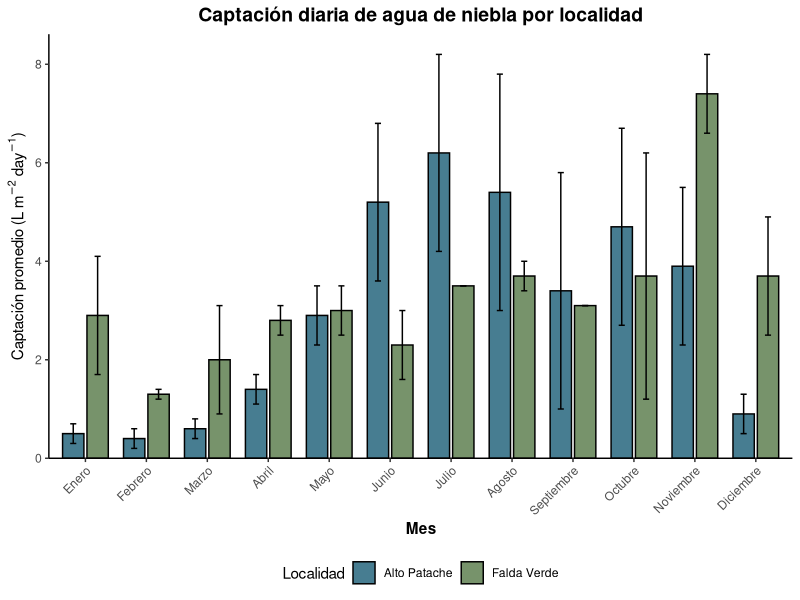
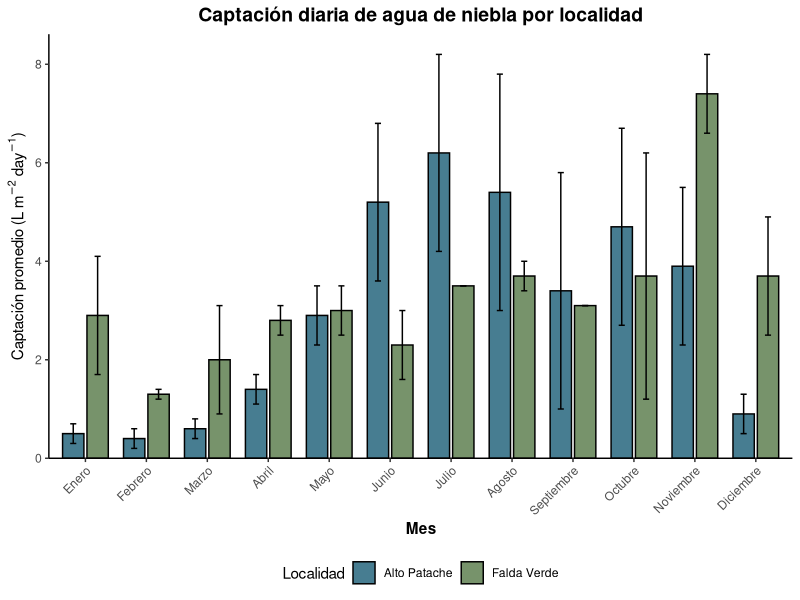
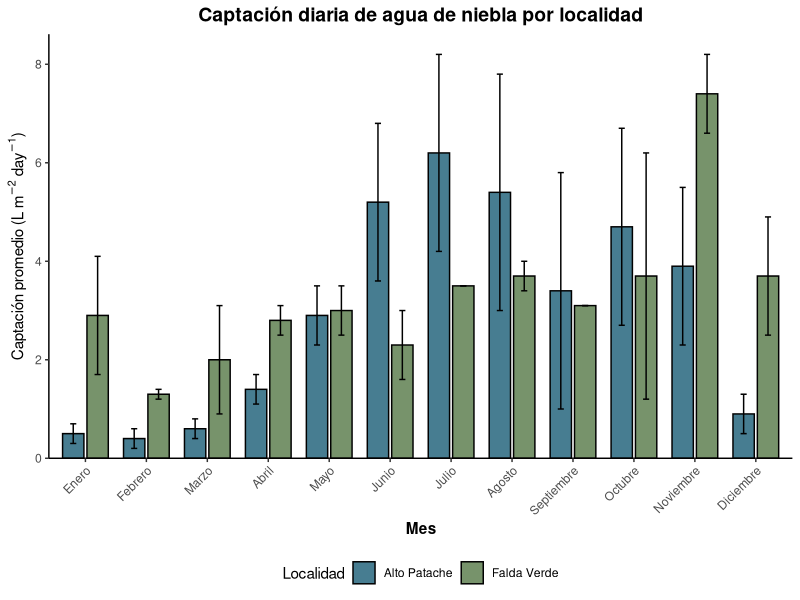

Recreate these plots in R, in order.
library(readxl)
library(tidyverse)

niebla <- read_excel(
  "data/data-bibliografia/data-bibliografia-niebla.xlsx"
)

names(niebla) <- c(
  "mes",
  "alto_patache",
  "error_alto_patache",
  "falda_verde",
  "error_falda_verde"
)

niebla$mes <- factor(
  niebla$mes,
  levels = c(
    "Enero", "Febrero", "Marzo", "Abril",
    "Mayo", "Junio", "Julio", "Agosto",
    "Septiembre", "Octubre", "Noviembre", "Diciembre"
  )
)


niebla_largo <- bind_rows(
  niebla %>%
    transmute(
      mes,
      localidad = "Alto Patache",
      promedio = alto_patache,
      error = error_alto_patache
    ),

  niebla %>%
    transmute(
      mes,
      localidad = "Falda Verde",
      promedio = falda_verde,
      error = error_falda_verde
    )
)


View(niebla_largo)


grafico_niebla_comparativo <- ggplot(
  niebla_largo,
  aes(x = mes, y = promedio, fill = localidad)
) +
  geom_col(
    position = position_dodge(width = 0.8),
    color = "black",
    width = 0.7
  ) +
  geom_errorbar(
    aes(
      ymin = pmax(0, promedio - error),
      ymax = promedio + error
    ),
    position = position_dodge(width = 0.8),
    width = 0.2
  ) +
  scale_fill_manual(
    values = c(
      "Alto Patache" = "#477D91",
      "Falda Verde" = "#77936B"
    )
  ) +
  scale_y_continuous(
    breaks = seq(0, 10, 2),
    expand = expansion(mult = c(0, 0.05))
  ) +
  labs(
    title = "Captación diaria de agua de niebla por localidad",
    x = "Mes",
    y = expression("Captación promedio (L " * m^{-2} * " " * day^{-1} * ")"),
    fill = "Localidad"
  ) +
  theme_classic() +
  theme(
    axis.text.x = element_text(angle = 45, hjust = 1),
    axis.title = element_text(face = "bold"),
    plot.title = element_text(
      face = "bold",
      size = 14,
      hjust = 0.5
    ),
    legend.position = "bottom"
  )

grafico_niebla_comparativo

ggsave(
  filename = "plot/02-grafico-niebla-comparativo.png",
  plot = grafico_niebla_comparativo,
  width = 10,
  height = 6,
  units = "in",
  dpi = 300
)

ggsave(
  filename = "manuscrito/02-grafico-niebla-comparativo.pdf",
  plot = grafico_niebla_comparativo,
  width = 10,
  height = 6,
  units = "in"
)
